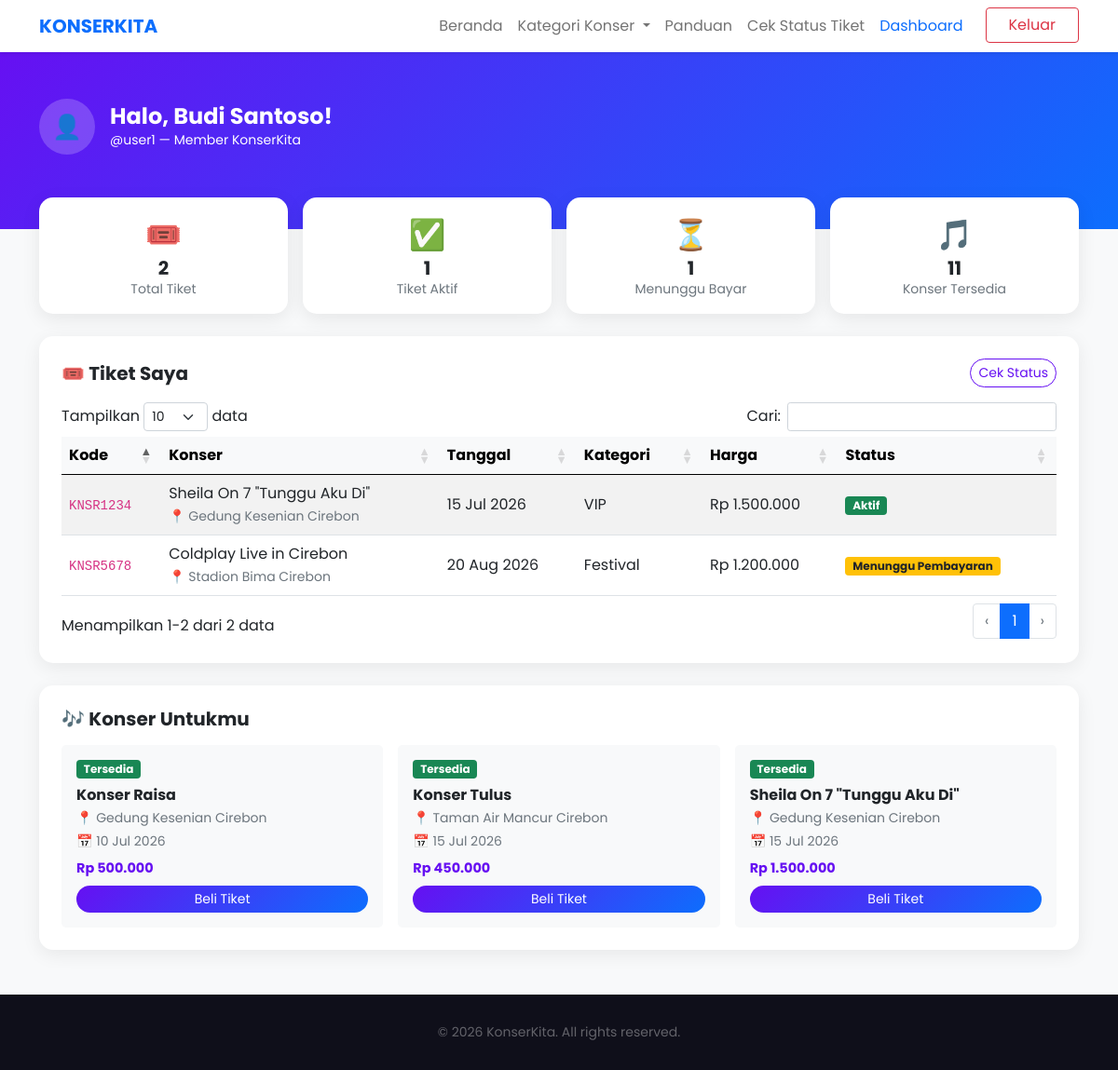
The page /user/dashboard.php (signed in) on the database its author committed.
### tables this page shows
CREATE TABLE `tiket` (
  `id`         INT UNSIGNED    NOT NULL AUTO_INCREMENT,
  `kode`       VARCHAR(20)     NOT NULL UNIQUE,
  `user_id`    INT UNSIGNED    NOT NULL,
  `konser_id`  INT UNSIGNED    NOT NULL,
  `kategori`   ENUM('Regular','VIP','SVIP','Festival') NOT NULL DEFAULT 'Regular',
  `harga`      INT UNSIGNED    NOT NULL,
  `status`     ENUM('Aktif','Menunggu Pembayaran','Dibatalkan') NOT NULL DEFAULT 'Menunggu Pembayaran',
  `created_at` TIMESTAMP       NOT NULL DEFAULT CURRENT_TIMESTAMP,
  PRIMARY KEY (`id`),
  FOREIGN KEY (`user_id`)   REFERENCES `users`(`id`)  ON DELETE CASCADE,
  FOREIGN KEY (`konser_id`) REFERENCES `konser`(`id`) ON DELETE CASCADE
);

CREATE TABLE `konser` (
  `id`         INT UNSIGNED    NOT NULL AUTO_INCREMENT,
  `nama`       VARCHAR(150)    NOT NULL,
  `kategori`   ENUM('Pop','Rock','Jazz','K-Pop') NOT NULL,
  `kota`       VARCHAR(100)    NOT NULL,
  `tanggal`    DATE            NOT NULL,
  `harga`      INT UNSIGNED    NOT NULL,
  `status`     ENUM('Tersedia','Sisa Sedikit','Sold Out') NOT NULL DEFAULT 'Tersedia',
  `gambar`     VARCHAR(255)    DEFAULT NULL,
  `created_at` TIMESTAMP       NOT NULL DEFAULT CURRENT_TIMESTAMP,
  PRIMARY KEY (`id`)
);

### user/dashboard.php (the view, shortened to what this page needs)
<?php
require_once '../includes/db.php';
$nama     = $_SESSION['nama'] ?? 'User';
$username = $_SESSION['user'] ?? '';
$stmtU = $pdo->prepare("SELECT id FROM users WHERE username = ? LIMIT 1");
$stmtU->execute([$username]);
$userRow = $stmtU->fetch();
$userId  = $userRow['id'] ?? 0;
$stmtT = $pdo->prepare("
    SELECT t.*, k.nama AS nama_konser,
           k.kota AS lokasi_konser,
           DATE_FORMAT(k.tanggal,'%d %b %Y') AS tgl_konser
    FROM tiket t
    LEFT JOIN konser k ON t.konser_id = k.id
    WHERE t.user_id = ?
    ORDER BY t.created_at DESC
");
$stmtT->execute([$userId]);
$tiket = $stmtT->fetchAll();
$totalTiket   = count($tiket);
$tiketAktif   = count(array_filter($tiket, fn($t) => $t['status'] === 'Aktif'));
$tiketPending = count(array_filter($tiket, fn($t) => $t['status'] === 'Menunggu Pembayaran'));
$konserRekomendasi = $pdo->query("SELECT * FROM konser WHERE status != 'Sold Out' ORDER BY tanggal ASC LIMIT 3")->fetchAll();
?>
<!DOCTYPE html>
<html lang="id">
<head>
    <link href="https://cdn.jsdelivr.net/npm/bootstrap@5.0.2/dist/css/bootstrap.min.css" rel="stylesheet">
    <link href="https://cdn.datatables.net/1.13.6/css/dataTables.bootstrap5.min.css" rel="stylesheet">
</head>
<body>
<?php include '../includes/navbar.php'; ?>
<div class="hero-dashboard">
    <div class="container">
        <div class="d-flex align-items-center gap-3">
            <div class="avatar">👤</div>
            <div>
                <h4 class="fw-bold mb-0">Halo, <?= htmlspecialchars($nama) ?>!</h4>
                <p class="mb-0 opacity-75 small">@<?= htmlspecialchars($username) ?> &mdash; Member KonserKita</p>
            </div>
        </div>
    </div>
</div>
<div class="container section-offset">
    <div class="row g-3 mb-4">
        <div class="col-6 col-md-3">
            <div class="card card-stat p-3 text-center">
                <div class="fs-2">🎟️</div>
                <h5 class="fw-bold mb-0"><?= $totalTiket ?></h5>
                <small class="text-muted">Total Tiket</small>
            </div>
        </div>
        <div class="col-6 col-md-3">
            <div class="card card-stat p-3 text-center">
                <div class="fs-2">✅</div>
                <h5 class="fw-bold mb-0"><?= $tiketAktif ?></h5>
                <small class="text-muted">Tiket Aktif</small>
            </div>
        </div>
        <div class="col-6 col-md-3">
            <div class="card card-stat p-3 text-center">
                <div class="fs-2">⏳</div>
                <h5 class="fw-bold mb-0"><?= $tiketPending ?></h5>
                <small class="text-muted">Menunggu Bayar</small>
            </div>
        </div>
        <div class="col-6 col-md-3">
            <div class="card card-stat p-3 text-center">
                <div class="fs-2">🎵</div>
                <h5 class="fw-bold mb-0"><?= $pdo->query("SELECT COUNT(*) FROM konser WHERE status != 'Sold Out'")->fetchColumn() ?></h5>
                <small class="text-muted">Konser Tersedia</small>
            </div>
        </div>
    </div>
    <div class="card card-tiket p-4 mb-4">
        <div class="d-flex justify-content-between align-items-center mb-3">
            <h5 class="fw-bold mb-0">🎟️ Tiket Saya</h5>
            <a href="../pages/cekstatus.php" class="btn btn-sm btn-outline-primary rounded-pill">Cek Status</a>
        </div>
        <?php if (empty($tiket)): ?>
            <div class="text-center py-4 text-muted">
                <div class="fs-1">🎫</div>
                <p class="mb-3">Kamu belum punya tiket. Yuk beli sekarang!</p>
                <a href="../index.php" class="btn btn-primary rounded-pill px-4">Lihat Konser</a>
            </div>
        <?php else: ?>
            <div class="table-responsive">
                <table class="table table-hover table-striped align-middle mb-0" id="tabelTiketUser">
                    <thead class="table-light">
                        <tr>
                            <th>Kode</th>
                            <th>Konser</th>
                            <th>Tanggal</th>
                            <th>Kategori</th>
                            <th>Harga</th>
                            <th>Status</th>
                        </tr>
                    </thead>
                    <tbody>
                        <?php foreach ($tiket as $t): ?>
                        <tr>
                            <td><code><?= htmlspecialchars($t['kode']) ?></code></td>
                            <td>
                                <span class="fw-semibold"><?= htmlspecialchars($t['nama_konser']) ?></span><br>
                                <small class="text-muted">📍 <?= htmlspecialchars($t['lokasi_konser']) ?></small>
                            </td>
                            <td><?= htmlspecialchars($t['tgl_konser']) ?></td>
                            <td><?= htmlspecialchars($t['kategori']) ?></td>
                            <td>Rp <?= number_format($t['harga'], 0, ',', '.') ?></td>
                            <td>
                                <?php
                                $badgeClass = match($t['status']) {
                                    'Aktif'                => 'bg-success',
                                    'Menunggu Pembayaran'  => 'bg-warning text-dark',
                                    default                => 'bg-danger',
                                };
                                ?>
                                <span class="badge <?= $badgeClass ?>"><?= $t['status'] ?></span>
                            </td>
                        </tr>
                        <?php endforeach; ?>
                    </tbody>
                </table>
            </div>
        <?php endif; ?>
    </div>
    <div class="card card-tiket p-4 mb-5">
        <h5 class="fw-bold mb-3">🎶 Konser Untukmu</h5>
        <?php if (!empty($konserRekomendasi)): ?>
        <div class="row g-3">
            <?php foreach ($konserRekomendasi as $k): ?>
            <div class="col-md-4">
                <div class="card border-0 bg-light rounded-3 p-3">
                    <span class="badge bg-success mb-2" style="width:fit-content"><?= $k['status'] ?></span>
                    <h6 class="fw-bold mb-1"><?= htmlspecialchars($k['nama']) ?></h6>
                    <p class="text-muted small mb-1">📍 <?= $k['kota'] ?></p>
                    <p class="text-muted small mb-2">📅 <?= date('d M Y', strtotime($k['tanggal'])) ?></p>
                    <p class="fw-bold mb-2" style="color:#6610f2;font-size:0.9rem">Rp <?= number_format($k['harga'],0,',','.') ?></p>
                    <a href="../pages/pembayaran.php?konser=<?= urlencode($k['nama']) ?>&harga=<?= $k['harga'] ?>&tanggal=<?= urlencode(date('d M Y', strtotime($k['tanggal']))) ?>&lokasi=<?= urlencode($k['kota']) ?>"
                       class="btn btn-sm btn-primary rounded-pill">Beli Tiket</a>
                </div>
            </div>
            <?php endforeach; ?>
        </div>
        <?php else: ?>
            <p class="text-muted small">Tidak ada konser tersedia saat ini.</p>
        <?php endif; ?>
    </div>
</div>
<footer style="background:#0f0f1a;color:white;padding:30px 0;">
    <div class="container text-center">
        <p class="mb-0 small" style="color:rgba(255,255,255,0.35)">&copy; 2026 KonserKita. All rights reserved.</p>
    </div>
</footer>
</body>
</html>

### includes/navbar.php (shortened to what this page needs)
<?php
$script = str_replace('\\', '/', $_SERVER['SCRIPT_NAME']);
$depth  = substr_count(dirname($script), '/') - 1;
$base   = str_repeat('../', $depth);
if ($depth === 0) $base = '';
?>
<nav class="navbar navbar-expand-lg navbar-light bg-white sticky-top shadow-sm">
    <div class="container">
        <a class="navbar-brand fw-bold text-primary" href="<?= $base ?>index.php">KONSERKITA</a>
        <div class="collapse navbar-collapse" id="navbarNav">
            <ul class="navbar-nav ms-auto">
                <li class="nav-item">
                    <a class="nav-link" href="<?= $base ?>index.php">Beranda</a>
                </li>
                <li class="nav-item dropdown">
                    <a class="nav-link dropdown-toggle" href="#" id="kategoriDropdown" role="button" data-bs-toggle="dropdown">
                        Kategori Konser
                    </a>
                </li>
                <li class="nav-item">
                    <a class="nav-link" href="<?= $base ?>pages/panduan.php">Panduan</a>
                </li>
                <li class="nav-item">
                    <a class="nav-link" href="<?= $base ?>pages/cekstatus.php">Cek Status Tiket</a>
                </li>
                <?php if (isset($_SESSION['user'])): ?>
                    <?php if ($_SESSION['role'] === 'admin'): ?>
                    <li class="nav-item">
                        <a class="nav-link text-warning fw-bold" href="<?= $base ?>admin/dashboard.php">Dashboard Admin</a>
                    </li>
                    <?php else: ?>
                    <li class="nav-item">
                        <a class="nav-link fw-semibold text-primary" href="<?= $base ?>user/dashboard.php">Dashboard</a>
                    </li>
                    <?php endif; ?>
                    <li class="nav-item ms-lg-3">
                        <a class="btn btn-outline-danger px-4" href="<?= $base ?>auth/logout.php">Keluar</a>
                    </li>
                <?php endif; ?>
            </ul>
        </div>
    </div>
</nav>

### user/dashboard.php (style rules this page uses)
body { font-family: 'Poppins', sans-serif; background-color: #f8f9fa; }
.hero-dashboard { background: linear-gradient(135deg, #6610f2, #0d6efd); color: white; padding: 50px 0 80px; }
.card-stat { border: none; border-radius: 15px; box-shadow: 0 5px 20px rgba(0,0,0,0.08); transition: transform 0.2s; }
.card-tiket { border: none; border-radius: 15px; box-shadow: 0 5px 20px rgba(0,0,0,0.07); }
.avatar { width:60px;height:60px;background:rgba(255,255,255,0.2);border-radius:50%;display:flex;align-items:center;justify-content:center;font-size:1.6rem; }
.section-offset { margin-top: -50px; }
.btn-primary { background: linear-gradient(135deg,#6610f2,#0d6efd); border:none; }
.btn-outline-primary { color:#6610f2; border-color:#6610f2; }

### rows shown on the page
tiket: kode "KNSR1234", konser.nama "Sheila On 7 \"Tunggu Aku Di\"", konser.kota "Gedung Kesenian Cirebon", tgl_konser "15 Jul 2026", kategori "VIP", harga "1.500.000", status "Aktif"
tiket: kode "KNSR5678", konser.nama "Coldplay Live in Cirebon", konser.kota "Stadion Bima Cirebon", tgl_konser "20 Aug 2026", kategori "Festival", harga "1.200.000", status "Menunggu Pembayaran"
konser: status "Tersedia", nama "Konser Raisa", kota "Gedung Kesenian Cirebon", tanggal "10 Jul 2026", harga "500.000"
konser: status "Tersedia", nama "Konser Tulus", kota "Taman Air Mancur Cirebon", tanggal "15 Jul 2026", harga "450.000"
konser: status "Tersedia", nama "Sheila On 7 \"Tunggu Aku Di\"", kota "Gedung Kesenian Cirebon", tanggal "15 Jul 2026", harga "1.500.000"

### other values the page prints
$nama "Budi Santoso"
$username "user1"
$totalTiket "2"
$tiketAktif "1"
$tiketPending "1"
